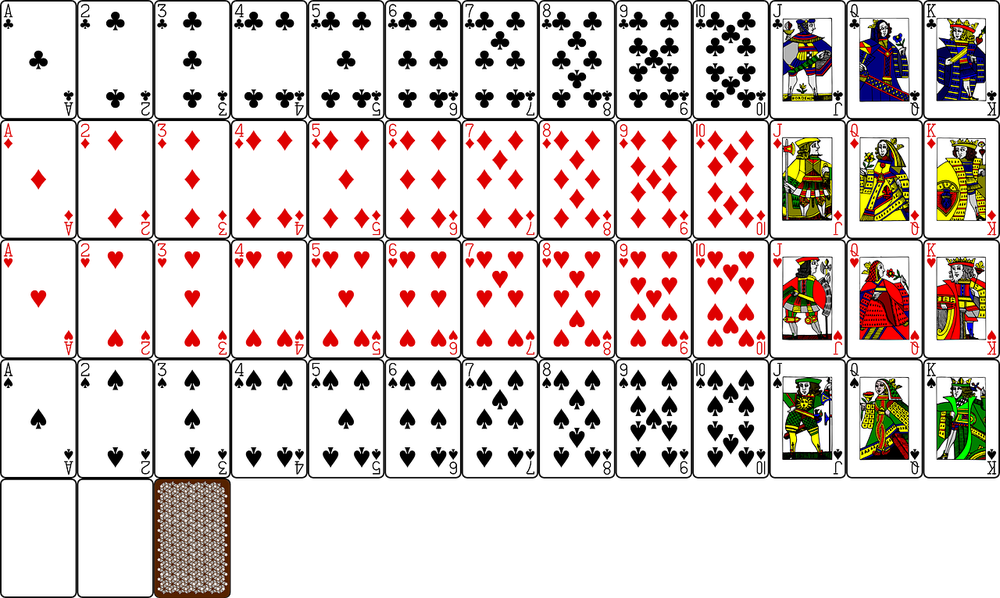
#> input picture fig/cardDeck.png, 1000 x 598 px, shrunk from 1280 x 766 before the run
$ python clip.py   (Python 2 division)
#> lines starting #> are read from the running program, lines starting #| are printed output that depends on the picture
from PIL import Image
if __name__ == '__main__':
	im = Image.open('cardDeck.png')
#> im is the input picture: PIL image 1000x598 RGBA; mean R, G, B, A 178, 168.4, 165.7, 214.8
	print im.size[0]
#| 1000
	for x in xrange(0,13):
		for y in xrange(0,5):
			im2 = im.crop(((im.size[0]/13+0.5)*x, (im.size[1]/5)*y, (im.size[0]/13)*(x+1)+5, (im.size[1]/5)*(y+1)))
			im2.save(str(x)+'_'+str(y)+'.png')
#> this loop made 13 passes
#> pass 1, `im2.save(str(x)+'_'+str(y)+'.png')`:
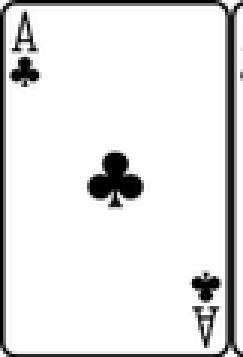
#> saved as 0_0.png: PIL image 81x119 RGBA (shown 3 times larger); mean R, G, B, A 225.6, 225.6, 225.6, 253.5; transparent parts drawn white
#> pass 1, `im2.save(str(x)+'_'+str(y)+'.png')`:
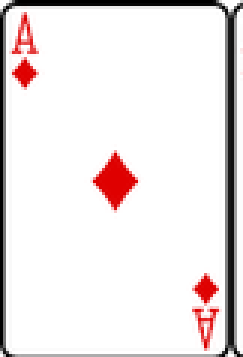
#> saved as 0_1.png: PIL image 81x119 RGBA (shown 3 times larger); mean R, G, B, A 234.5, 227.5, 227.5, 253.5; transparent parts drawn white
#> pass 1, `im2.save(str(x)+'_'+str(y)+'.png')`:
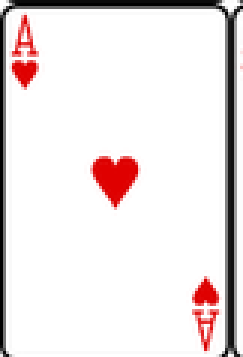
#> saved as 0_2.png: PIL image 81x119 RGBA (shown 3 times larger); mean R, G, B, A 234.1, 226.1, 226.1, 253.4; transparent parts drawn white
#> pass 1, `im2.save(str(x)+'_'+str(y)+'.png')`:
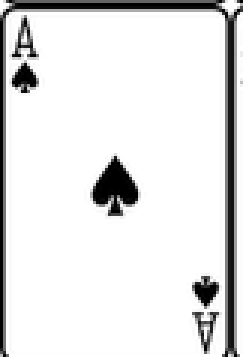
#> saved as 0_3.png: PIL image 81x119 RGBA (shown 3 times larger); mean R, G, B, A 225.4, 225.4, 225.4, 253.4; transparent parts drawn white
#> after the loop:
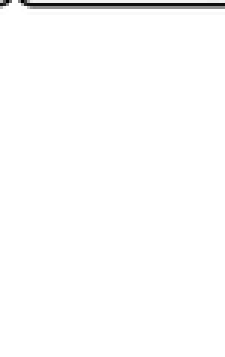
#> im2: PIL image 75x119 RGBA (shown 3 times larger); mean R, G, B, A 2.5, 2.5, 2.5, 5; transparent parts drawn white
